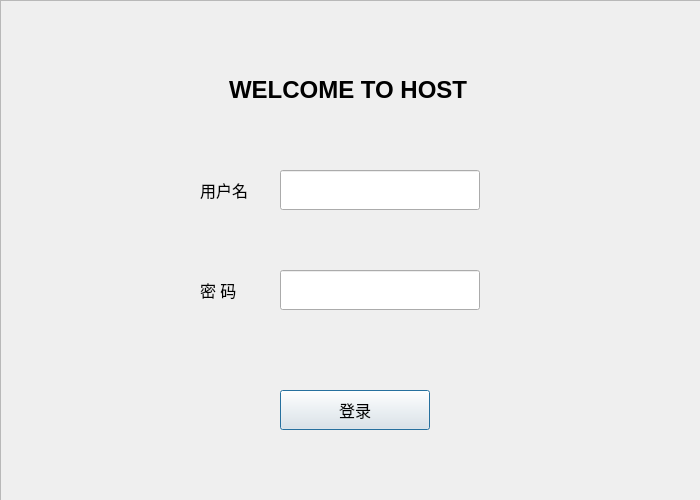
<?xml version="1.0" encoding="UTF-8"?>
<ui version="4.0">
 <class>Dialog</class>
 <widget class="QDialog" name="Dialog">
  <property name="geometry">
   <rect>
    <x>0</x>
    <y>0</y>
    <width>700</width>
    <height>500</height>
   </rect>
  </property>
  <property name="windowTitle">
   <string>Dialog</string>
  </property>
  <widget class="QPushButton" name="login_Button">
   <property name="geometry">
    <rect>
     <x>280</x>
     <y>390</y>
     <width>150</width>
     <height>40</height>
    </rect>
   </property>
   <property name="font">
    <font>
     <pointsize>12</pointsize>
    </font>
   </property>
   <property name="text">
    <string>登录</string>
   </property>
  </widget>
  <widget class="QLineEdit" name="host_id_lineEdit">
   <property name="geometry">
    <rect>
     <x>280</x>
     <y>170</y>
     <width>200</width>
     <height>40</height>
    </rect>
   </property>
   <property name="font">
    <font>
     <pointsize>12</pointsize>
    </font>
   </property>
  </widget>
  <widget class="QLineEdit" name="host_password_lineEdit">
   <property name="geometry">
    <rect>
     <x>280</x>
     <y>270</y>
     <width>200</width>
     <height>40</height>
    </rect>
   </property>
   <property name="font">
    <font>
     <pointsize>12</pointsize>
    </font>
   </property>
  </widget>
  <widget class="QLabel" name="label_3">
   <property name="geometry">
    <rect>
     <x>229</x>
     <y>60</y>
     <width>321</width>
     <height>60</height>
    </rect>
   </property>
   <property name="font">
    <font>
     <pointsize>18</pointsize>
     <weight>75</weight>
     <bold>true</bold>
    </font>
   </property>
   <property name="lineWidth">
    <number>1</number>
   </property>
   <property name="text">
    <string>WELCOME TO HOST</string>
   </property>
  </widget>
  <widget class="QLabel" name="label_4">
   <property name="geometry">
    <rect>
     <x>200</x>
     <y>170</y>
     <width>72</width>
     <height>40</height>
    </rect>
   </property>
   <property name="font">
    <font>
     <pointsize>12</pointsize>
    </font>
   </property>
   <property name="text">
    <string>用户名</string>
   </property>
  </widget>
  <widget class="QLabel" name="label_5">
   <property name="geometry">
    <rect>
     <x>200</x>
     <y>270</y>
     <width>72</width>
     <height>40</height>
    </rect>
   </property>
   <property name="font">
    <font>
     <pointsize>12</pointsize>
    </font>
   </property>
   <property name="text">
    <string>密 码</string>
   </property>
  </widget>
  <widget class="QFrame" name="frame">
   <property name="geometry">
    <rect>
     <x>0</x>
     <y>0</y>
     <width>701</width>
     <height>501</height>
    </rect>
   </property>
   <property name="styleSheet">
    <string notr="true">image: url(:/hostlogin.jpg);</string>
   </property>
   <property name="frameShape">
    <enum>QFrame::StyledPanel</enum>
   </property>
   <property name="frameShadow">
    <enum>QFrame::Raised</enum>
   </property>
  </widget>
  <zorder>frame</zorder>
  <zorder>login_Button</zorder>
  <zorder>host_id_lineEdit</zorder>
  <zorder>host_password_lineEdit</zorder>
  <zorder>label_3</zorder>
  <zorder>label_4</zorder>
  <zorder>label_5</zorder>
 </widget>
 <layoutdefault spacing="6" margin="11"/>
 <resources/>
 <connections/>
</ui>
